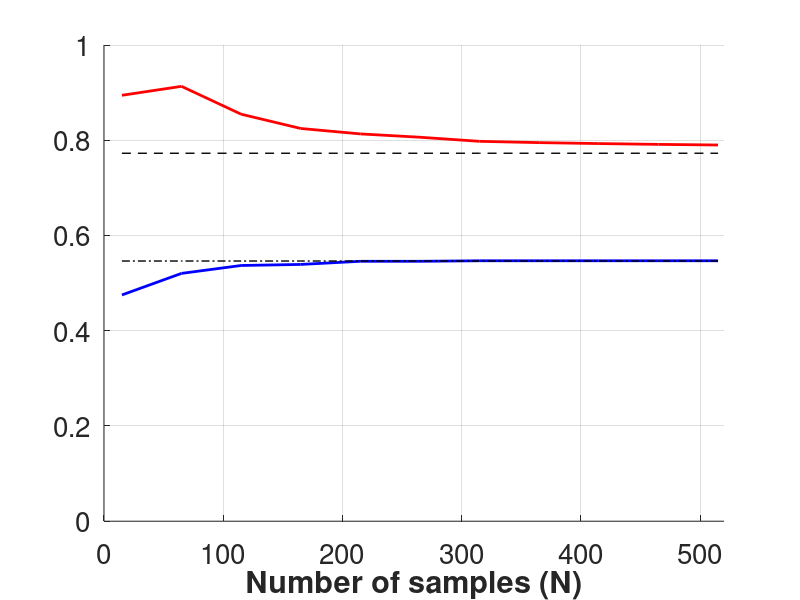

MATLAB code for this plot: (Note: this script raises an error after producing the figure.)
close all;
delta=[0.8036 0.8058 0.8900 0.9249 0.9493 0.9575 0.9695 0.9728 0.9754 0.9774 0.9790];

lb=[0.4751 0.5204 0.5370 0.5392 0.5458 0.5458 0.5469 0.5469 0.5469 0.5469 0.5469];

ub=[0.8944 0.9132 0.8547 0.8247 0.8133 0.8063 0.7977 0.7950 0.7930 0.7913 0.7900];

points=[15:50:515];
set(gca,'FontSize',20)

a=0.7727*ones(1,11);
b=1/sqrt(2)*a;
hold on
grid on
plot(points,lb,'b','LineWidth',2)
plot(points,ub,'r','LineWidth',2)
plot(points,a,'--k','LineWidth',1)
plot(points,b,'-.k','LineWidth',1)
ylim([0 1]);
xlim([0 520]);



xlabel('Number of samples (N)','FontWeight','bold')



h_legend = legend('Lower bound','Upper bound','\rho','\rho / \surd n','Interpreter','latex','FontSize')
set(h_legend,'FontSize',20);
%legend('\sqrt{n}','Interpreter','latex')
%ylabel('Bounds','FontWeight','bold')
